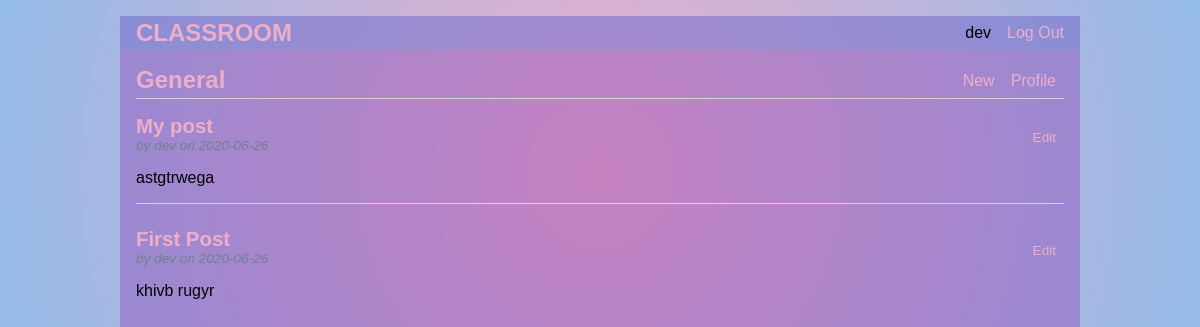
Screenshot of / (signed in) with the database file from the repository.
### tables this page shows
CREATE TABLE user (
  id INTEGER PRIMARY KEY,
  idtype INTEGER,
  username TEXT UNIQUE NOT NULL,
  password TEXT NOT NULL,
  rol_id INTEGER NOT NULL,
  FOREIGN KEY (rol_id) REFERENCES rol (id),
  FOREIGN KEY (idtype) REFERENCES id_type (id)
);

CREATE TABLE post (
  id INTEGER PRIMARY KEY AUTOINCREMENT,
  author_id INTEGER NOT NULL,
  created TIMESTAMP NOT NULL DEFAULT CURRENT_TIMESTAMP,
  title TEXT NOT NULL,
  body TEXT NOT NULL,
  FOREIGN KEY (author_id) REFERENCES user (id)
);

### flaskr/blog.py (the view)
@bp.route('/')
def index():
    db = get_db()
    posts = db.execute(
        'SELECT p.id, title, body, created, author_id, username'
        ' FROM post p JOIN user u ON p.author_id = u.id'
        ' ORDER BY created DESC'
    ).fetchall()
    return render_template('blog/index.html', posts=posts)

### flaskr/auth.py (called while the page is built)
@bp.before_app_request
def load_logged_in_user():
    user_id = session.get('user_id')
    if user_id is None:
        g.user = None
    else:
        g.user = get_db().execute(
            'SELECT * FROM user WHERE id = ?', (user_id,)
        ).fetchone()

### flaskr/db.py (called while the page is built)
def get_db():
    if 'db' not in g:
        g.db = sqlite3.connect(
            current_app.config['DATABASE'],
            detect_types=sqlite3.PARSE_DECLTYPES
        )
        g.db.row_factory = sqlite3.Row
    return g.db

### flaskr/templates/blog/index.html
{% extends 'base.html' %}
{% block header %}
  <h1>{% block title %}General{% endblock %}</h1>
  {% if g.user %}
    <a class="action" href="{{ url_for('blog.create') }}">New</a>
    <a class="action" href="{{ url_for('userspace.profile') }}">Profile</a>
  {% endif %}
{% endblock %}
{% block content %}
  {% for post in posts %}
    <article class="post">
      <header>
        <div>
          <h1>{{ post['title'] }}</h1>
          <div class="about">by {{ post['username'] }} on {{ post['created'].strftime('%Y-%m-%d') }}</div>
        </div>
        {% if g.user['id'] == post['author_id'] %}
          <a class="action" href="{{ url_for('blog.update', id=post['id']) }}">Edit</a>
        {% endif %}
      </header>
      <p class="body">{{ post['body'] }}</p>
    </article>
    {% if not loop.last %}
      <hr>
    {% endif %}
  {% endfor %}
{% endblock %}

### flaskr/templates/base.html (shortened to what this page needs)
<!doctype html>
<link rel="stylesheet" href="{{ url_for('static', filename='style.css') }}">
<nav>
  <h1><a class="action" href="{{ url_for('blog.index') }}" style="text-decoration: none;" >CLASSROOM</a></h1>
  <ul>
    {% if g.user %}
      <li><span>{{ g.user['username'] }}</span>
      <li><a href="{{ url_for('auth.logout') }}">Log Out</a>
    {% else %}
      <li><a href="{{ url_for('auth.register') }}">Register</a>
      <li><a href="{{ url_for('auth.login') }}">Log In</a>
    {% endif %}
  </ul>
</nav>
<section class="content">
  <header>
    {% block header %}{% endblock %}
  </header>
  {% block content %}{% endblock %}
</section>

### flaskr/static/style.css (style rules this page uses)
h1 { font-family: 'Verdana', sans-serif; color: #eeaeca; margin: 1rem 0; }
a { color: #eeaeca; text-decoration: none; }
hr { border: none; border-top: 1px solid lightgray; }
nav { background: #649cde4a; display: flex; align-items: center; padding: 0 0.5rem; }
nav h1 { flex: auto; margin: 0; }
nav h1 a { text-decoration: none; padding: 0.25rem 0.5rem; }
nav ul { display: flex; list-style: none; margin: 0; padding: 0; }
nav ul li a, nav ul li span, header .action { display: block; padding: 0.5rem; }
.content { padding: 0 1rem 1rem; }
.content > header { border-bottom: 1px solid lightgray; display: flex; align-items: flex-end; }
.content > header h1 { flex: auto; margin: 1rem 0 0.25rem 0; }
.post > header { display: flex; align-items: flex-end; font-size: 0.85em; }
.post > header > div:first-of-type { flex: auto; }
.post > header h1 { font-size: 1.5em; margin-bottom: 0; }
.post .about { color: slategray; font-style: italic; }
.post .body { white-space: pre-line; }
.content:last-child { margin-bottom: 0; }
ul { list-style: none; }

### rows the page displays
user: user.username "dev"
post: title "My post", username "dev", created "2020-06-26", body "astgtrwega"
post: title "First Post", username "dev", created "2020-06-26", body "khivb rugyr"
